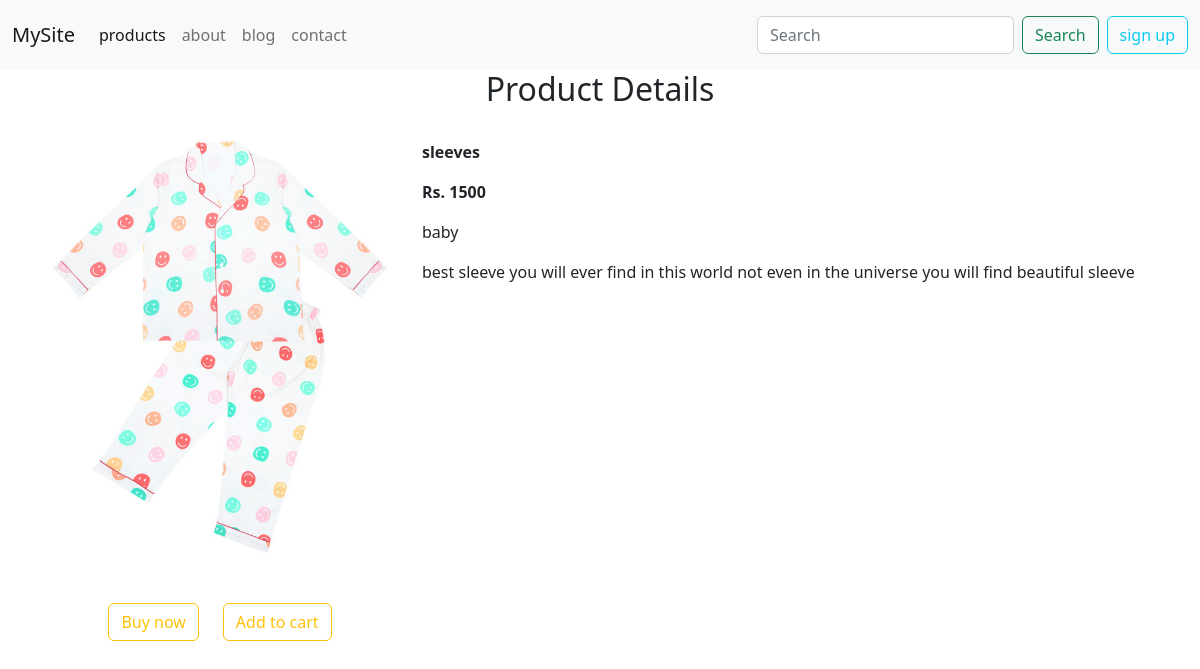
Before: /home/products/1 with the older database file.
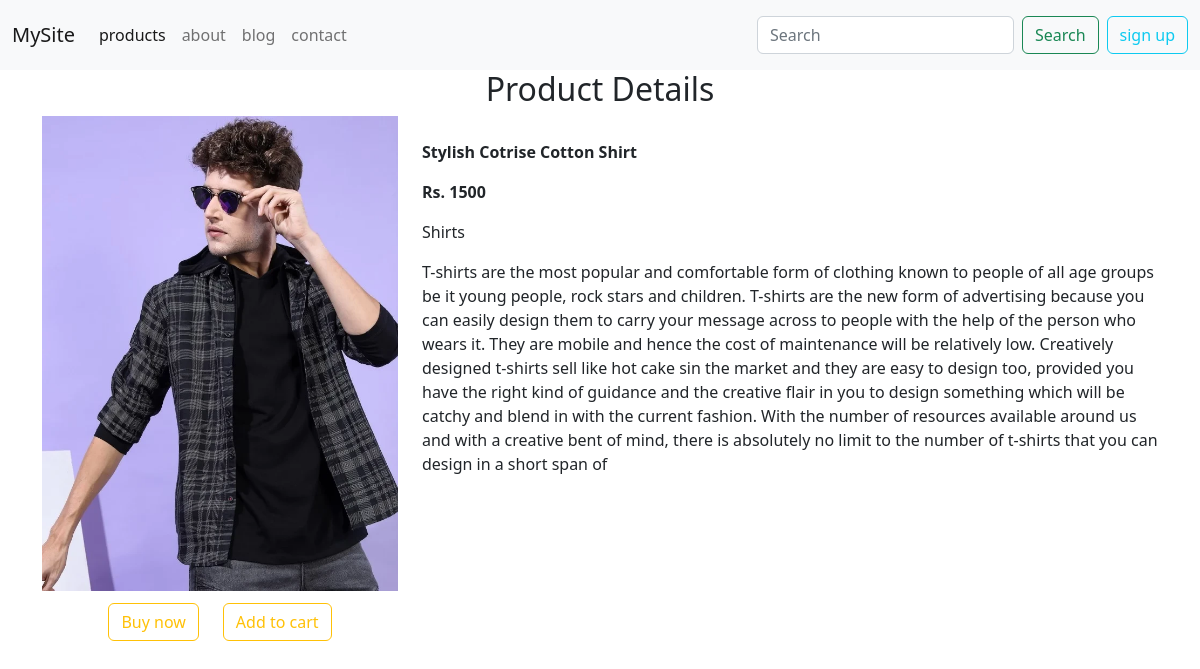
After: the same page with the newer database file.
### home/models.py (models this page shows, shortened)
class pt(models.Model):
    category=models.CharField(max_length=40,default="")
    name=models.CharField(max_length=40)
    age=models.IntegerField()
    imag=models.ImageField(upload_to="ForHome",default="")
    description=models.CharField(max_length=800,default="this is the detail information about the product you choosed")

### home/views.py (the view)
# urls.py: path("products/<int:idies>",views.pdt,name="products"),
def pdt(request,idies):
    p=pt.objects.filter(id=idies)
    return render(request,"shop/product.html",{"pd":p[0]})

### home/templates/shop/product.html (shortened to what this page needs)
{% extends "shop/base.html" %}
{% block body %}
<div class="container">
    <h2 class="text-center">Product Details</h2>
    <div class="row">
        <div class="col-md-4">
            <img src="{{pd.imag.url}}" alt="not found" class="w-100 h-auto">
            <div class="row justify-content-md-center mt-2">
                <div class="col-md-auto"><button class="btn btn-outline-warning mt-1 mb-1">Buy now</button></div>
                <div class="col-md-auto"><button class="btn btn-outline-warning mt-1 mb-1">Add to cart</button></div>
            </div>
        </div>
        <div class="col-md-8 mt-4">
            <p><b>{{pd.name}}</b></p>
            <p><b>Rs. {{pd.age}}</b></p>
            <p>{{pd.category}}</p>
            <p>{{pd.description}}</p>
        </div>
    </div>
</div>
{% endblock %}

### home/templates/shop/base.html (shortened to what this page needs)
<!doctype html>
<html lang="en">
<head>
    <link href="https://cdn.jsdelivr.net/npm/bootstrap@5.2.0-beta1/dist/css/bootstrap.min.css" rel="stylesheet"
>
</head>
<body>
    <nav class="navbar navbar-expand-lg bg-light">
        <div class="container-fluid">
            <a class="navbar-brand" href="/">MySite</a>
            <div class="collapse navbar-collapse" id="navbarSupportedContent">
                <ul class="navbar-nav me-auto mb-2 mb-lg-0">
                    <li class="nav-item">
                        <a class="nav-link active" aria-current="page" href="/home">products</a>
                    </li>
                    <li class="nav-item">
                        <a class="nav-link" href="/home/about">about</a>
                    </li>
                    <li class="nav-item">
                        <a class="nav-link" href="/blog">blog</a>
                    </li>
                    <li class="nav-item">
                        <a class="nav-link" href="/home/contact">contact</a>
                    </li>
                </ul>
                <form class="d-flex" role="search">
                    <input class="form-control me-2" type="search" placeholder="Search" aria-label="Search">
                    <button class="btn btn-outline-success" type="submit">Search</button>
                </form>
                <a role="button" href="/home/signup" class="btn btn-outline-info ms-2 mt-2 mb-2">sign up</a>
            </div>
        </div>
    </nav>
    {% block body %}{% endblock %}
</body>
</html>

Changed rows visible on the page:
changed pt: imag: a different picture; name "sleeves" → "Stylish Cotrise Cotton Shirt"; category "baby" → "Shirts"; description "best sleeve you will ever find in this world not even in the universe you will find beautiful sleeve" → "T-shirts are the most popular and comfortable form of clothing known to people of all age groups be it young people, rock stars and children. T-shirts are the new form of advertising because you can easily design them to carry your message across to people with the help of the person who wears it. They are mobile and hence the cost of maintenance will be relatively low. Creatively designed t-shirts sell like hot cake sin the market and they are easy to design too, provided you have the right kind of guidance and the creative flair in you to design something which will be catchy and blend in with the current fashion. With the number of resources available around us and with a creative bent…"
